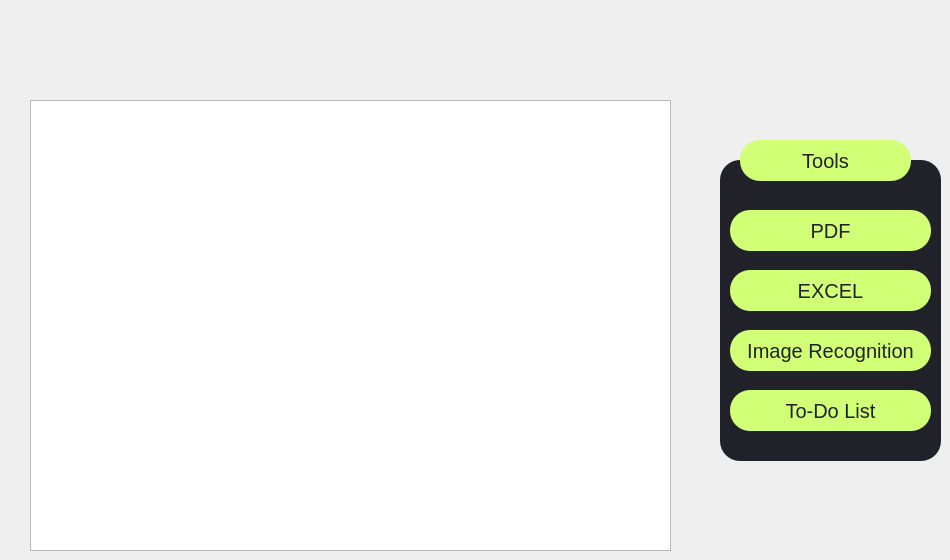
   <widget class="QWidget" name="page_3">
    <widget class="QTableView" name="tableView">
     <property name="geometry">
      <rect>
       <x>30</x>
       <y>100</y>
       <width>641</width>
       <height>451</height>
      </rect>
     </property>
    </widget>
    <widget class="QLabel" name="label_3">
     <property name="geometry">
      <rect>
       <x>720</x>
       <y>160</y>
       <width>221</width>
       <height>301</height>
      </rect>
     </property>
     <property name="styleSheet">
      <string notr="true">background-color: rgb(33, 33, 41);
border-radius:20px;
</string>
     </property>
     <property name="text">
      <string/>
     </property>
    </widget>
    <widget class="QPushButton" name="pushButton_46">
     <property name="geometry">
      <rect>
       <x>740</x>
       <y>140</y>
       <width>171</width>
       <height>41</height>
      </rect>
     </property>
     <property name="toolTip">
      <string>&lt;html&gt;&lt;head/&gt;&lt;body&gt;&lt;p&gt;&lt;span style=&quot; color:#d1d938;&quot;&gt;employees&lt;/span&gt;&lt;/p&gt;&lt;/body&gt;&lt;/html&gt;</string>
     </property>
     <property name="styleSheet">
      <string notr="true">QPushButton{
color:rgb(33, 33, 41);
font-family: 'Sans-Serif';
 font-size: 20px;    
 background-color: rgb(209, 255, 117);;
border-radius:20px;
font-color:white;


}</string>
     </property>
     <property name="text">
      <string>Tools</string>
     </property>
    </widget>
    <widget class="QPushButton" name="pushButton_47">
     <property name="geometry">
      <rect>
       <x>730</x>
       <y>210</y>
       <width>201</width>
       <height>41</height>
      </rect>
     </property>
     <property name="toolTip">
      <string>&lt;html&gt;&lt;head/&gt;&lt;body&gt;&lt;p&gt;&lt;span style=&quot; color:#d1d938;&quot;&gt;employees&lt;/span&gt;&lt;/p&gt;&lt;/body&gt;&lt;/html&gt;</string>
     </property>
     <property name="styleSheet">
      <string notr="true">QPushButton{
color:rgb(33, 33, 41);
font-family: 'Sans-Serif';
 font-size: 20px;    
 background-color: rgb(209, 255, 117);;
border-radius:20px;
font-color:white;


}</string>
     </property>
     <property name="text">
      <string>PDF</string>
     </property>
    </widget>
    <widget class="QPushButton" name="pushButton_48">
     <property name="geometry">
      <rect>
       <x>730</x>
       <y>270</y>
       <width>201</width>
       <height>41</height>
      </rect>
     </property>
     <property name="toolTip">
      <string>&lt;html&gt;&lt;head/&gt;&lt;body&gt;&lt;p&gt;&lt;span style=&quot; color:#d1d938;&quot;&gt;employees&lt;/span&gt;&lt;/p&gt;&lt;/body&gt;&lt;/html&gt;</string>
     </property>
     <property name="styleSheet">
      <string notr="true">QPushButton{
color:rgb(33, 33, 41);
font-family: 'Sans-Serif';
 font-size: 20px;    
 background-color: rgb(209, 255, 117);;
border-radius:20px;
font-color:white;


}</string>
     </property>
     <property name="text">
      <string>EXCEL</string>
     </property>
    </widget>
    <widget class="QPushButton" name="pushButton_49">
     <property name="geometry">
      <rect>
       <x>730</x>
       <y>330</y>
       <width>201</width>
       <height>41</height>
      </rect>
     </property>
     <property name="toolTip">
      <string>&lt;html&gt;&lt;head/&gt;&lt;body&gt;&lt;p&gt;&lt;span style=&quot; color:#d1d938;&quot;&gt;employees&lt;/span&gt;&lt;/p&gt;&lt;/body&gt;&lt;/html&gt;</string>
     </property>
     <property name="styleSheet">
      <string notr="true">QPushButton{
color:rgb(33, 33, 41);
font-family: 'Sans-Serif';
 font-size: 20px;    
 background-color: rgb(209, 255, 117);;
border-radius:20px;
font-color:white;


}</string>
     </property>
     <property name="text">
      <string>Image Recognition</string>
     </property>
    </widget>
    <widget class="QPushButton" name="pushButton_50">
     <property name="geometry">
      <rect>
       <x>730</x>
       <y>390</y>
       <width>201</width>
       <height>41</height>
      </rect>
     </property>
     <property name="toolTip">
      <string>&lt;html&gt;&lt;head/&gt;&lt;body&gt;&lt;p&gt;&lt;span style=&quot; color:#d1d938;&quot;&gt;employees&lt;/span&gt;&lt;/p&gt;&lt;/body&gt;&lt;/html&gt;</string>
     </property>
     <property name="styleSheet">
      <string notr="true">QPushButton{
color:rgb(33, 33, 41);
font-family: 'Sans-Serif';
 font-size: 20px;    
 background-color: rgb(209, 255, 117);;
border-radius:20px;
font-color:white;


}</string>
     </property>
     <property name="text">
      <string>To-Do List</string>
     </property>
    </widget>
   </widget>
